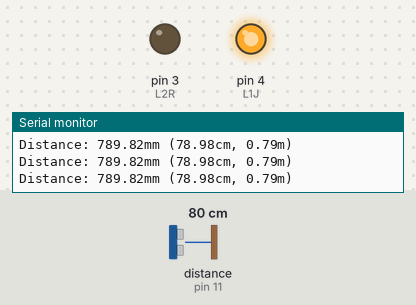
A sketch run on a simulated Arduino Uno, built with avr-gcc and run on an emulated ATmega328P. On the bench: output pins drawn as LEDs (lit = HIGH), the last lines printed to the serial monitor. Wiring (inferred from the names in the program): ultrasonic range finder: trigger pin 10; echo pin 11. The inputs (shaded band) are chosen by the test bench; at power-on: distance to the obstacle (sensor on pin 11) 80 cm. The echo pulse lasts 58.3 µs per cm; pins used as bus, display or sensor lines are not drawn.

Above: at 2.7 s.
2.8 s: distance to the obstacle (sensor on pin 11) set to 99 cm
5.8 s: distance to the obstacle (sensor on pin 11) set to 106 cm
At 6.5 s:
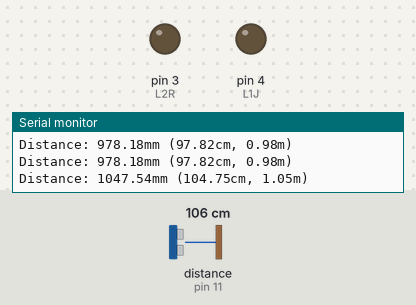
7.5 s: distance to the obstacle (sensor on pin 11) set to 2 cm
At 7.9 s:
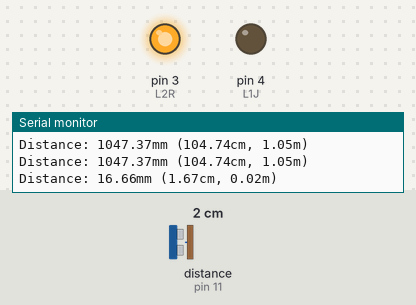
10.5 s: distance to the obstacle (sensor on pin 11) set to 46 cm
13.5 s: distance to the obstacle (sensor on pin 11) set to 54 cm
At 14.0 s:
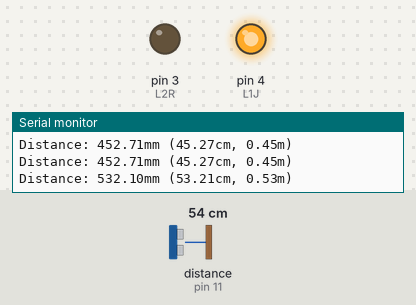
Timing chart, 0 to 16.5 s (numbered marks = the images above; inputs shaded):
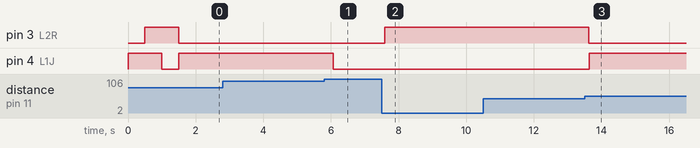

Measured:
- the behaviour switches between 101 and 102 cm on distance to the obstacle (sensor on pin 11) (found by bisection; images 0 and 1)
- the behaviour switches between 50 and 51 cm on distance to the obstacle (sensor on pin 11) (found by bisection; images 2 and 3)
- after the input at 5.8 s, pin 4 (L1J): HIGH → LOW after 0.27 s
- after the input at 7.5 s, pin 3 (L2R): LOW → HIGH after 0.09 s
- after the input at 13.5 s, pin 3 (L2R): HIGH → LOW after 0.13 s; pin 4 (L1J): LOW → HIGH after 0.14 s

The sketch:

sonar_led_23oct17.ino
```cpp
/*Matériel utilisé : Arduino UNO + HC-SR04 + Led
Principe : l'écho des objets détectés est rendu par l'allumage
d'une led jaune ou rouge selon la distance
https://www.carnetdumaker.net/articles/mesurer-une-distance-avec-un-capteur-ultrason-hc-sr04-et-une-carte-arduino-genuino/
*/

const int L1J=4; //broche 4 se nomme L1J pour led jaune
const int L2R=3;//broche 3 se nomme L2R pour led rouge

/* Constantes pour les broches */
const byte TRIGGER_PIN =10; // Broche TRIGGER en D10
const byte ECHO_PIN =11;    // Broche ECHO en D11

/* Constantes pour le timeout
Le timeout correspond au temps nécessaire avant de considérer qu'il n'y a pas d'obstacle, donc pas de mesure possible.
J'ai choisi d'utiliser une timeout de 25 millisecondes (4 mètres aller-retour à 340m/s). */
const unsigned long MEASURE_TIMEOUT = 25000UL; // 25ms = ~8m à 340m/s

/* Vitesse du son dans l'air en mm/us */
const float SOUND_SPEED = 340.0 / 1000;


void setup() {
  // put your setup code here, to run once:
Serial.begin (9600);
Serial.println("hello  world");
pinMode (L1J, OUTPUT); //4 est une broche de sortie
pinMode (L2R, OUTPUT); //3 est une broche de sortie

digitalWrite (L1J, HIGH);
delay(500);
digitalWrite (L2R, HIGH);
delay(500);
digitalWrite (L1J, LOW);
delay(500);
digitalWrite (L2R, LOW);

  /* Initialise les broches met la broche TRIGGER du capteur en sortie et à LOW,
  et met la broche ECHO du capteur en entrée*/
  pinMode(TRIGGER_PIN, OUTPUT);
  digitalWrite(TRIGGER_PIN, LOW); // La broche TRIGGER doit être à LOW au repos
  pinMode(ECHO_PIN, INPUT);


}


void loop() {
  // put your main code here, to run repeatedly:

/*delay(500);
digitalWrite (L1J, HIGH);
delay(500);
digitalWrite (L2R, HIGH);
delay(500);
digitalWrite (L1J, LOW);
delay(500);
digitalWrite (L2R, LOW);
*/

/* 1. Lance une mesure de distance en envoyant une impulsion HIGH de 10µs sur la broche TRIGGER */
  digitalWrite(TRIGGER_PIN, HIGH);
  delayMicroseconds(10);
  digitalWrite(TRIGGER_PIN, LOW);

  /* 2. Mesure le temps entre l'envoi de l'impulsion ultrasonique et son écho (si il existe) */
  long measure = pulseIn(ECHO_PIN, HIGH, MEASURE_TIMEOUT);

  /* 3. Calcul la distance à partir du temps mesuré */
  float distance_mm = measure / 2.0 * SOUND_SPEED;

  /* Affiche les résultats en mm, cm et m */
  Serial.print("Distance: ");
  Serial.print(distance_mm);
  Serial.print("mm (");
  Serial.print(distance_mm / 10.0, 2);
  Serial.print("cm, ");
  Serial.print(distance_mm / 1000.0, 2);
  Serial.println("m)");

   if(distance_mm<500)
   {digitalWrite (L2R, HIGH);} //on allume led rouge si l'objet est à moins de 50cm
   if(distance_mm>500&&distance_mm<1000)
   {digitalWrite (L1J, HIGH);} //on allume led jaune si l'objet est entre 50 et 100cm

  /* Délai d'attente pour éviter d'afficher trop de résultats à la seconde */
  delay(500);
digitalWrite (L1J, LOW);
digitalWrite (L2R, LOW);
}
```
